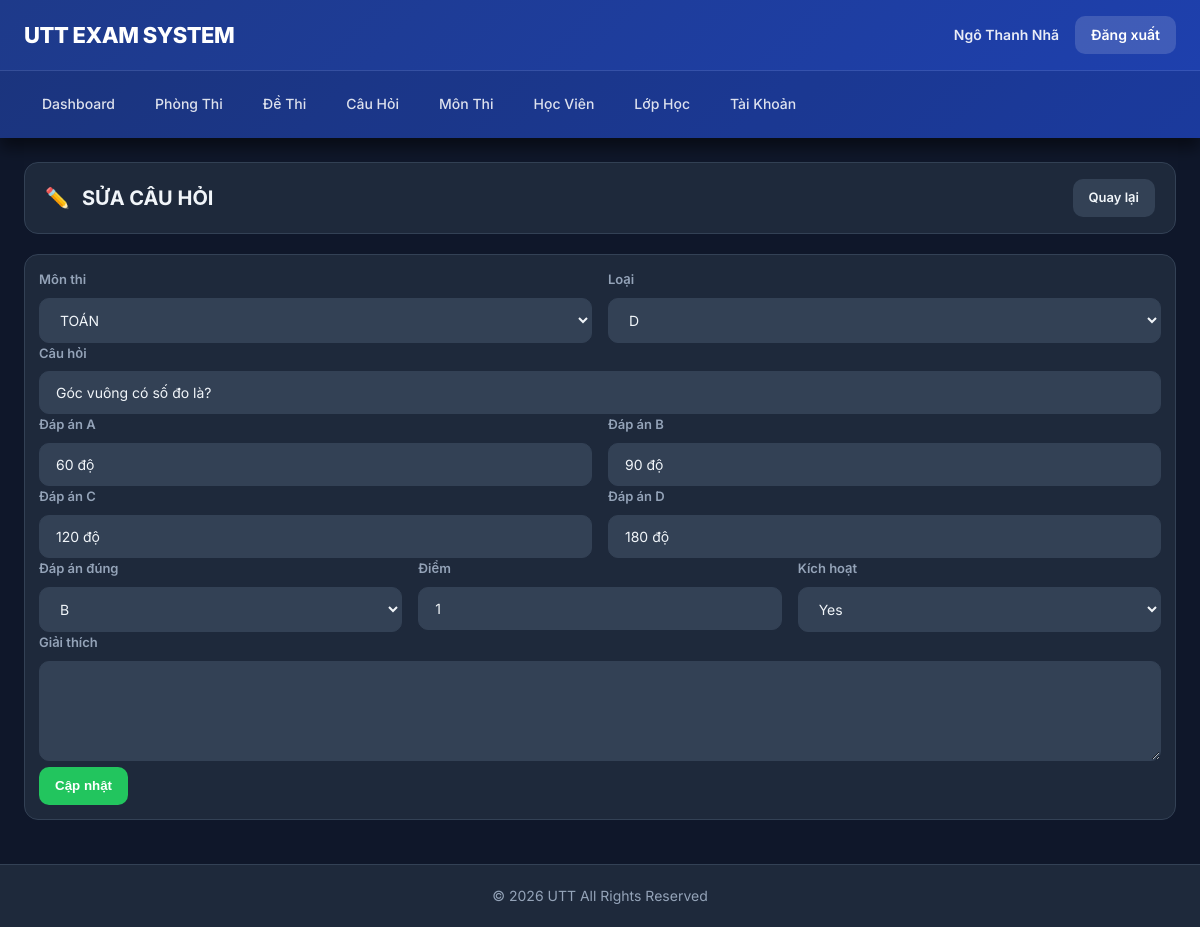
The app's page /public/index.php?url=CauhoiController/edit/24 (signed in) with its own data.
### tables this page shows
CREATE TABLE `cau_hoi` (
  `id` int(11) NOT NULL,
  `mon_id` int(11) NOT NULL,
  `noi_dung` varchar(255) NOT NULL,
  `dap_an_a` varchar(255) NOT NULL,
  `dap_an_b` varchar(255) NOT NULL,
  `dap_an_c` varchar(255) NOT NULL,
  `dap_an_d` varchar(255) NOT NULL,
  `dap_an_dung` char(1) NOT NULL,
  `diem` int(11) DEFAULT 1,
  `giai_thich` text DEFAULT NULL,
  `loai` varchar(20) DEFAULT 'D',
  `kich_hoat` tinyint(4) DEFAULT 1,
  `created_at` datetime DEFAULT current_timestamp()
);

CREATE TABLE `mon_thi` (
  `id` int(11) NOT NULL,
  `ma_mon` varchar(20) NOT NULL,
  `ten_mon` varchar(100) NOT NULL,
  `trangthai` tinyint(4) DEFAULT 1,
  `created_at` datetime DEFAULT current_timestamp()
);

### Core/Controller.php (called while the page is built, shortened)
<?php
class Controller{
  public function model($name){
    return new $name;
  }
  public function view($layout,$data=[]){
    require_once __DIR__."/../MVC/Views/$layout.php";
  }
}

### MVC/Controllers/CauhoiController.php (called while the page is built, shortened)
<?php
class CauhoiController extends Controller {
  private function getFlash($k){
    $v=$_SESSION["_flash"][$k] ?? "";
    return $v;
  }
  public function edit($id){
    $mons = $this->model("Monthi_m")->getAll();
    $ch = $this->model("Cauhoi_m")->find((int)$id);
    $this->view("layout_admin",[
      "page"=>"Pages/ch_edit",
      "mons"=>$mons,
      "ch"=>$ch,
      "err"=>$this->getFlash("err"),
    ]);
  }
}

### Core/App.php (called while the page is built, shortened)
<?php
class App {
  public function __construct(){
    $url = $_GET["url"] ?? "AuthController/login";
    $arr = explode("/", trim($url,"/"));
    $action     = $arr[1] ?? "login";
    $params     = array_slice($arr,2);
    $c = new $controller;
    call_user_func_array([$c,$action], $params);
  }
}

### public/index.php (called while the page is built, shortened)
<?php
require_once __DIR__."/../Core/Database.php";
require_once __DIR__."/../Core/Controller.php";
require_once __DIR__."/../Core/App.php";
new App();

### Core/Database.php (called while the page is built, shortened)
<?php
class Database
{
  public function __construct()
  {
    $dsn = "mysql:host=" . DB_HOST . ";port=" . DB_PORT . ";dbname=" . DB_NAME . ";charset=utf8mb4";
    $this->con = new PDO($dsn, DB_USER, DB_PASS, [
      PDO::ATTR_ERRMODE => PDO::ERRMODE_EXCEPTION,
      PDO::ATTR_DEFAULT_FETCH_MODE => PDO::FETCH_ASSOC
    ]);
  }
}

### MVC/Models/Cauhoi_m.php (called while the page is built, shortened)
<?php
class Cauhoi_m extends Database {
  public function find($id){
    $st = $this->con->prepare("SELECT * FROM cau_hoi WHERE id=?");
    $st->execute([(int)$id]);
    return $st->fetch();
  }
}

### MVC/Models/Monthi_m.php (called while the page is built, shortened)
<?php
class Monthi_m extends Database
{
  public function getAll()
  {
    $st = $this->con->query("SELECT * FROM mon_thi ORDER BY id DESC");
    return $st->fetchAll();
  }
}

### MVC/Views/Pages/ch_edit.php (the view, shortened to what this page needs)
<?php
$mons = $data["mons"] ?? [];
$ch   = $data["ch"] ?? null;
?>
<div class="page-head compact">
  <div class="page-title"><span class="icon">✏️</span><span>SỬA CÂU HỎI</span></div>
  <div class="page-actions">
    <a class="btn-gray btn-sm" href="<?=BASE_URL?>/index.php?url=CauhoiController/index&mon_id=<?=$ch["mon_id"]?>">Quay lại</a>
  </div>
</div>
<div class="box" style="padding:14px">
  <form method="post" action="<?=BASE_URL?>/index.php?url=CauhoiController/update">
    <div class="row2">
      <div>
        <label>Môn thi</label>
        <select name="mon_id" required>
          <?php foreach($mons as $m): ?>
            <option value="<?=$m["id"]?>" <?=((int)$ch["mon_id"]=== (int)$m["id"])?"selected":""?>>
              <?=htmlspecialchars($m["ten_mon"])?>
            </option>
          <?php endforeach; ?>
        </select>
      </div>
      <div>
        <label>Loại</label>
        <select name="loai">
          <?php
            $loai = $ch["loai"] ?? "D";
          ?>
          <option value="D"  <?=$loai==="D"?"selected":""?>>D</option>
        </select>
      </div>
    </div>
    <div>
      <label>Câu hỏi</label>
      <input name="noi_dung" required value="<?=htmlspecialchars($ch["noi_dung"])?>">
    </div>
    <div class="row2">
      <div>
        <label>Đáp án A</label>
        <input name="a" required value="<?=htmlspecialchars($ch["dap_an_a"])?>">
      </div>
      <div>
        <label>Đáp án B</label>
        <input name="b" required value="<?=htmlspecialchars($ch["dap_an_b"])?>">
      </div>
    </div>
    <div class="row2">
      <div>
        <label>Đáp án C</label>
        <input name="c" required value="<?=htmlspecialchars($ch["dap_an_c"])?>">
      </div>
      <div>
        <label>Đáp án D</label>
        <input name="d" required value="<?=htmlspecialchars($ch["dap_an_d"])?>">
      </div>
    </div>
    <div class="row3">
      <div>
        <label>Đáp án đúng</label>
        <?php $dad = strtoupper($ch["dap_an_dung"] ?? "A"); ?>
        <select name="dap_an_dung">
          <option value="B" <?=$dad==="B"?"selected":""?>>B</option>
        </select>
      </div>
      <div>
        <label>Điểm</label>
        <input type="number" name="diem" min="1" value="<?= (int)($ch["diem"] ?? 1) ?>">
      </div>
      <div>
        <label>Kích hoạt</label>
        <select name="kich_hoat">
          <option value="1" <?=((int)$ch["kich_hoat"]===1)?"selected":""?>>Yes</option>
        </select>
      </div>
    </div>
    <div>
      <label>Giải thích</label>
      <textarea name="giai_thich" rows="3"><?=htmlspecialchars($ch["giai_thich"] ?? "")?></textarea>
    </div>
    <button class="btn-green" type="submit">Cập nhật</button>
  </form>
</div>

### public/assets/style.css (style rules this page uses)
:root { --bg-primary: #0f172a; --bg-secondary: #1e293b; --bg-tertiary: #334155; --accent-primary: #3b82f6; --accent-hover: #2563eb; --accent-light: #60a5fa; --text-primary: #f1f5f9; --text-secondary: #94a3b8; --text-muted: #64748b; --success: #22c55e; --warning: #f59e0b; --danger: #ef4444; --info: #06b6d4; --border: #334155; --border-light: #475569; --shadow-sm: 0 1px 2px rgba(0, 0, 0, 0.3); --shadow-md: 0 4px 6px rgba(0, 0, 0, 0.4); --shadow-lg: 0 10px 15px rgba(0, 0, 0, 0.5); --shadow-xl: 0 20px 25px rgba(0, 0, 0, 0.6); --transition: all 0.3s ease; --transition-fast: all 0.15s ease; --radius-sm: 6px; --radius-md: 10px; --radius-lg: 14px; --radius-xl: 20px; }
*, *::before, *::after { box-sizing: border-box; -webkit-box-sizing: border-box; -moz-box-sizing: border-box; margin: 0; padding: 0; }
html { -webkit-text-size-adjust: 100%; -ms-text-size-adjust: 100%; }
body { font-family: 'Inter', -apple-system, BlinkMacSystemFont, 'Segoe UI', Roboto, 'Helvetica Neue', Arial, sans-serif; font-size: 14px; line-height: 1.6; color: var(--text-primary); background: var(--bg-primary); min-height: 100vh; -webkit-font-smoothing: antialiased; -moz-osx-font-smoothing: grayscale; }
a { color: var(--accent-light); text-decoration: none; transition: var(--transition-fast); }
.btn-sm { height: 34px; padding: 0 14px; font-size: 13px; }
.btn-green { background: var(--success); color: #fff; }
.btn-gray { background: var(--bg-tertiary); color: var(--text-primary); border: 1px solid var(--border); }
.btn-green, .btn-blue, .btn-yellow, .btn-gray { display: inline-flex; align-items: center; justify-content: center; height: 38px; padding: 0 16px; border-radius: var(--radius-md); font-weight: 600; cursor: pointer; text-decoration: none; transition: var(--transition); border: none; }
.page-head { display: flex; align-items: center; justify-content: space-between; gap: 20px; padding: 20px 24px; background: var(--bg-secondary); border: 1px solid var(--border); border-radius: var(--radius-lg); margin-bottom: 20px; }
.page-head.compact { padding: 16px 20px; }
.page-title { display: flex; align-items: center; gap: 12px; font-size: 20px; font-weight: 700; color: var(--text-primary); }
.page-actions { display: flex; align-items: center; gap: 12px; flex-wrap: wrap; }
.box { background: var(--bg-secondary); border: 1px solid var(--border); border-radius: var(--radius-lg); overflow: hidden; margin-bottom: 20px; }
label { display: block; font-weight: 600; margin-bottom: 8px; color: var(--text-secondary); font-size: 13px; }
input, select, textarea { width: 100%; padding: 12px 16px; background: var(--bg-tertiary); border: 1px solid var(--border); border-radius: var(--radius-md); color: var(--text-primary); font-size: 14px; font-family: inherit; transition: var(--transition); }
input::placeholder, textarea::placeholder { color: var(--text-muted); }
select { cursor: pointer; }
textarea { resize: vertical; min-height: 100px; }
.row2 { display: grid; grid-template-columns: 1fr 1fr; gap: 16px; }
.row3 { display: grid; grid-template-columns: 1fr 1fr 1fr; gap: 16px; }

### records on screen
cau_hoi: mon_id "TOÁN", loai "D", noi_dung "Góc vuông có số đo là?", a "60 độ", b "90 độ", c "120 độ", d "180 độ", dap_an_dung "B", diem "1", kich_hoat "Yes"

### other values on screen
$u["hoten"] "Ngô Thanh Nhã"
